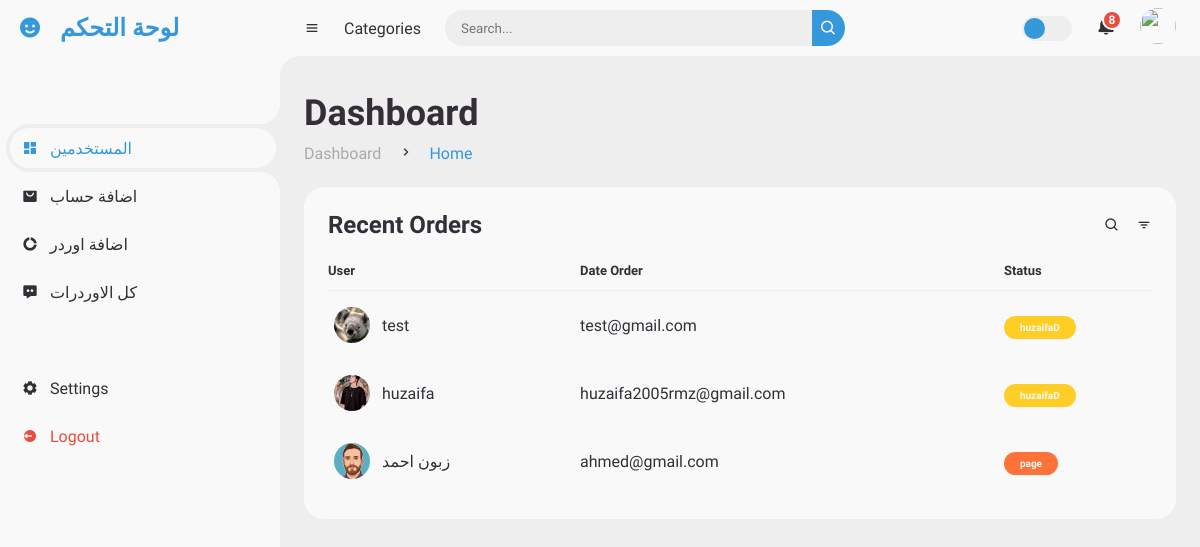
The app's page /qaryat/controle/col.php (signed in) with its own data.
### tables this page shows
CREATE TABLE `user_form` (
  `id` int(100) NOT NULL,
  `name` varchar(100) NOT NULL,
  `email` varchar(100) NOT NULL,
  `password` varchar(100) NOT NULL,
  `image` varchar(100) NOT NULL,
  `usertype` varchar(255) NOT NULL
);

### qaryat/controle/col.php (the view, shortened to what this page needs)
<?php
include '../login/config.php';
?>
<!DOCTYPE html>
<html lang="en">
<head>
	<link href='https://unpkg.com/boxicons@2.0.9/css/boxicons.min.css' rel='stylesheet'>
	<link rel="stylesheet" href="html/style.css">
</head>
<body>
	<section id="sidebar">
		<a href="#" class="brand">
			<i class='bx bxs-smile'></i>
			<span class="text">لوحة التحكم</span>
		</a>
		<ul class="side-menu top">
			<li class="active">
				<a href="#">
					<i class='bx bxs-dashboard' ></i>
					<span class="text">المستخدمين</span>
				</a>
			</li>
			<li>
				<a href="addAccunt.php">
					<i class='bx bxs-shopping-bag-alt' ></i>
					<span class="text">اضافة حساب </span>
				</a>
			</li>
			<li>
				<a href="#">
					<i class='bx bxs-doughnut-chart' ></i>
					<span class="text">اضافة اوردر</span>
				</a>
			</li>
			<li>
				<a href="#">
					<i class='bx bxs-message-dots' ></i>
					<span class="text">كل الاوردرات </span>
				</a>
			</li>
		</ul>
		<ul class="side-menu">
			<li>
				<a href="#">
					<i class='bx bxs-cog' ></i>
					<span class="text">Settings</span>
				</a>
			</li>
			<li>
				<a href="#" class="logout">
					<i class='bx bxs-log-out-circle' ></i>
					<span class="text">Logout</span>
				</a>
			</li>
		</ul>
	</section>
	<section id="content">
		<nav>
			<i class='bx bx-menu' ></i>
			<a href="#" class="nav-link">Categories</a>
			<form action="#">
				<div class="form-input">
					<input type="search" placeholder="Search...">
					<button type="submit" class="search-btn"><i class='bx bx-search' ></i></button>
				</div>
			</form>
			<label for="switch-mode" class="switch-mode"></label>
			<a href="#" class="notification">
				<span class="num">8</span>
			</a>
			<a href="#" class="profile">
				<img src="img/people.png">
			</a>
		</nav>
		<main>
			<div class="head-title">
				<div class="left">
					<h1>Dashboard</h1>
					<ul class="breadcrumb">
						<li>
							<a href="#">Dashboard</a>
						</li>
						<li><i class='bx bx-chevron-right' ></i></li>
						<li>
							<a class="active" href="#">Home</a>
						</li>
					</ul>
				</div>
			</div>
			<div class="table-data">
				<div class="order">
					<div class="head">
						<h3>Recent Orders</h3>
						<i class='bx bx-search' ></i>
						<i class='bx bx-filter' ></i>
					</div>
					<table>
						<thead>
							<tr>
								<th>User</th>
								<th>Date Order</th>
								<th>Status</th>
							</tr>
						</thead>
								   <?php
							        $sql = "SELECT * FROM `user_form` ";
							        $result = mysqli_query($conn, $sql);
							        while ($row = mysqli_fetch_assoc($result)) {
       								 ?>
						<tbody>
							<tr>
								<td>
									<img src="../login/uploaded_img/<?php echo $row['image'] ?>">
									<p><?php echo $row['name'] ?></p>
								</td>
								<td><?php echo $row['email'] ?></td>
								<td><span class="status <?php
								 if($row['usertype'] === "huzaifaD"){
								 	echo "process";
								 }elseif ($row['usertype'] === "page") {
								 	echo "pending";
								 } else {
								 	echo "completed";
								 }
								  ?>"><?php echo $row['usertype']
								?></span></td>
							</tr>
						<?php } ?>
						</tbody>
					</table>
				</div>
			</div>
		</main>
	</section>
</body>
</html>

### records on screen
user_form: image (picture), name "test", email "test@gmail.com", usertype "huzaifaD"
user_form: image (picture), name "huzaifa", email "huzaifa2005rmz@gmail.com", usertype "huzaifaD"
user_form: image (picture), name "زبون احمد", email "ahmed@gmail.com", usertype "page"
